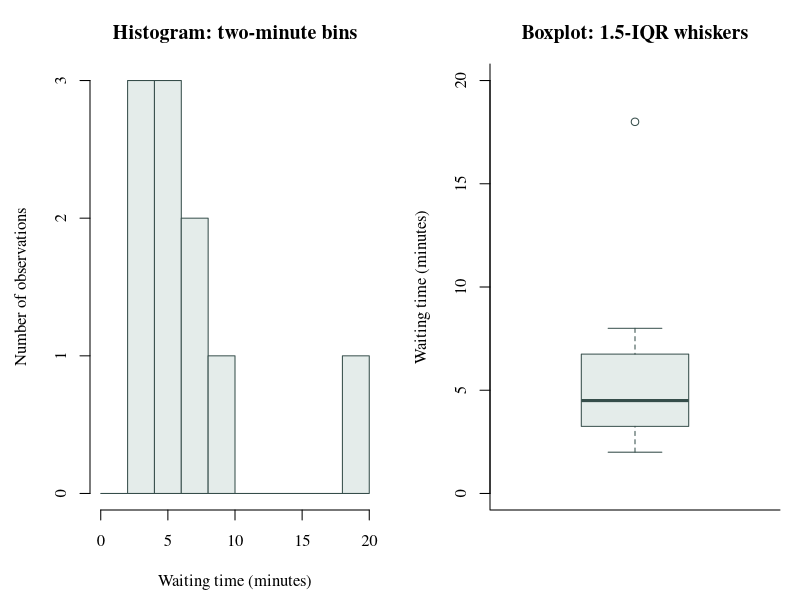
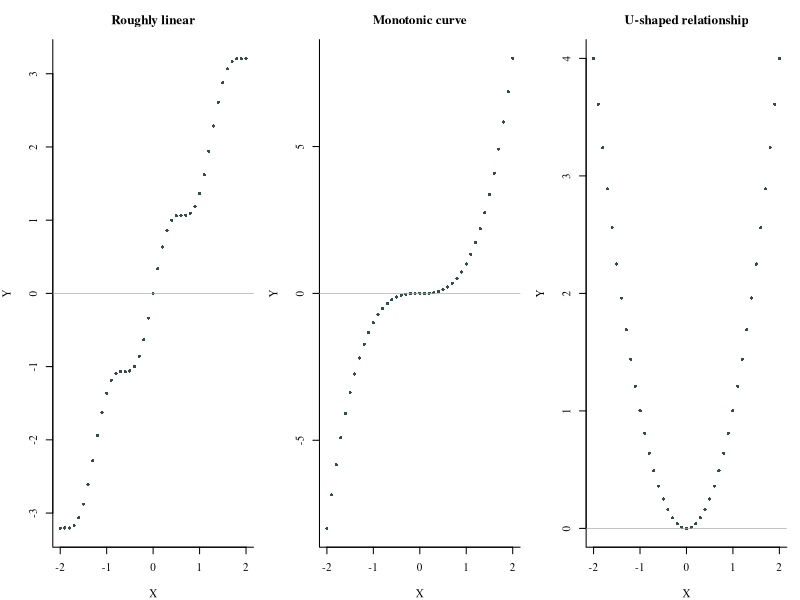
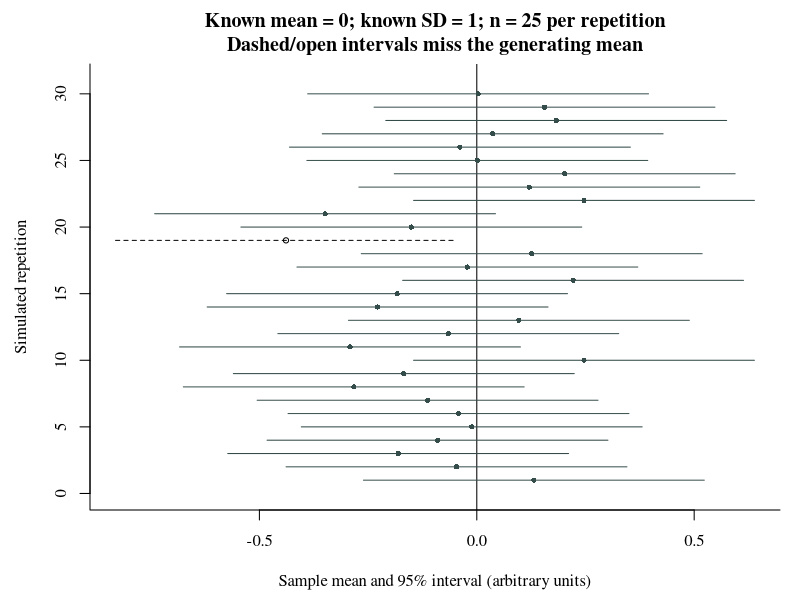
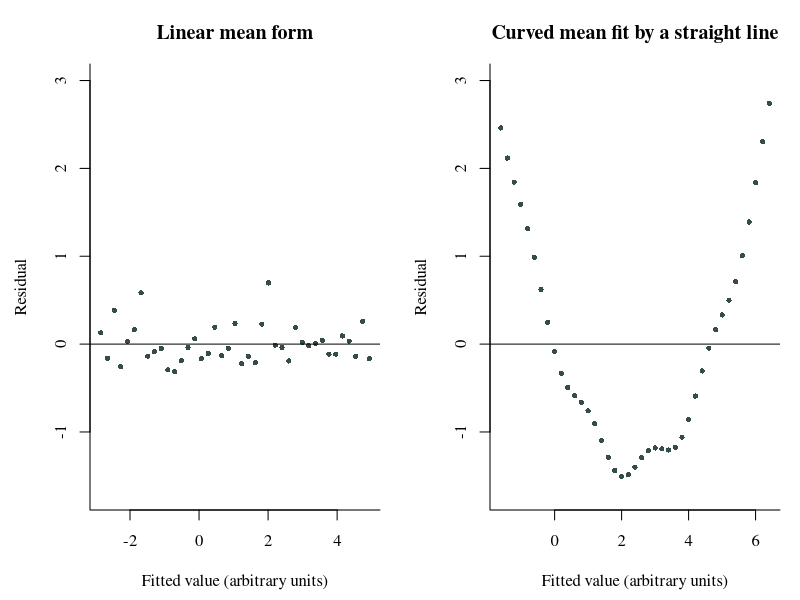
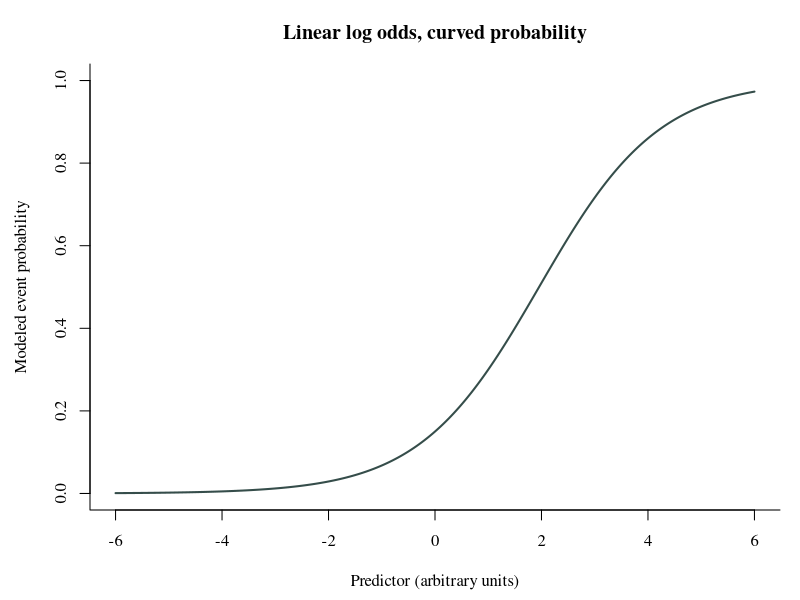

These charts were generated, in order, by the following R code:
# Rebuild the book's teaching figures using base R only.
# Run from the project root. These are invented or mathematical illustrations.
dir.create("images/teaching", recursive = TRUE, showWarnings = FALSE)
ink <- "#354d4a"; light <- "#e4ecea"
open_png <- function(name, width = 2250, height = 990) {
  png(file.path("images/teaching", paste0(name, ".png")), width = width,
      height = height, res = 300, pointsize = 11)
  par(family = "serif", mar = c(4.5, 4.5, 3.2, 1), bty = "l")
}
waiting <- c(2, 3, 3, 4, 4, 5, 6, 7, 8, 18)
open_png("waiting-distribution")
par(mfrow = c(1, 2))
hist(waiting, breaks = seq(0, 20, 2), right = FALSE, col = light,
     border = ink, main = "Histogram: two-minute bins", xlab = "Waiting time (minutes)",
     ylab = "Number of observations")
# Use type-7 quartiles, matching the book and supplied Python figure.
# Base R's default boxplot hinges can differ for this small sample.
q <- unname(quantile(waiting, c(.25, .5, .75), type = 7))
iqr <- q[3] - q[1]
inside <- waiting[waiting >= q[1] - 1.5*iqr & waiting <= q[3] + 1.5*iqr]
outside <- waiting[waiting < q[1] - 1.5*iqr | waiting > q[3] + 1.5*iqr]
bxp(list(stats = matrix(c(min(inside), q, max(inside)), ncol = 1), n = length(waiting),
         conf = matrix(c(NA, NA), ncol = 1), out = outside,
         group = rep(1, length(outside)), names = ""),
    boxfill = light, border = ink, main = "Boxplot: 1.5-IQR whiskers",
    ylab = "Waiting time (minutes)", ylim = c(0, 20))
dev.off()

x <- seq(-2, 2, length.out = 41)
ys <- list(1.7*x + 0.35*sin(5*x), x^3, x^2)
titles <- c("Roughly linear", "Monotonic curve", "U-shaped relationship")
open_png("relationship-patterns", height = 900)
par(mfrow = c(1, 3), mar = c(4, 4, 3, 1))
for (i in seq_along(ys)) {
  plot(x, ys[[i]], pch = 16, cex = 0.65, col = ink, main = titles[i], xlab = "X", ylab = "Y")
  abline(h = 0, col = "grey65", lwd = 0.6)
}
dev.off()

# These exact realised means are shared with the supplied Python renderer.
means <- c(0.131244818076541, -0.0466247109813649, -0.180805530486657, -0.0903442786158396, -0.0116521045859491, -0.042096277310248, -0.11317881123528, -0.283028077832236, -0.167882204623659, 0.246568670291979, -0.291589160947691, -0.0655614166111951, 0.0968647125703713, -0.228120564684683, -0.183355672764194, 0.221459710222924, -0.0216476899632872, 0.12632277537247, -0.438852719020365, -0.150574778607915, -0.348892551700776, 0.246628981204136, 0.120819933128122, 0.202236538976598, 0.00120735138702795, -0.0387528346555857, 0.0365964317893742, 0.182643405067754, 0.155750500676461, 0.00299348287863166)
half <- qnorm(0.975)/sqrt(25)
covered <- (means - half <= 0) & (means + half >= 0)
open_png("confidence-coverage", height = 1500)
plot(NA, xlim = range(means - half, means + half), ylim = c(0, 31),
     xlab = "Sample mean and 95% interval (arbitrary units)", ylab = "Simulated repetition",
     main = "Known mean = 0; known SD = 1; n = 25 per repetition\nDashed/open intervals miss the generating mean")
abline(v = 0, col = "black")
for (i in seq_along(means)) {
  segments(means[i] - half, i, means[i] + half, i, col = if (covered[i]) ink else "black",
           lty = if (covered[i]) 1 else 2)
  points(means[i], i, pch = if (covered[i]) 16 else 1, col = if (covered[i]) ink else "black", cex = .7)
}
dev.off()

open_png("regression-diagnostics", height = 930)
par(mfrow = c(1, 2))
noise <- c(0.280896424004329, -0.0124608436566407, 0.524663852623058, -0.120329840777334, 0.159140397753386, 0.287961229916486, 0.702825757278217, -0.0236272302403268, 0.0206716581683834, 0.0528538701660932, -0.194819812150494, -0.224186904830015, -0.10232293629873, 0.0411374306589421, 0.13510854814079, -0.0970491876454344, -0.0428847428022478, 0.249858218447293, -0.0803635918660561, -0.00126001035897069, 0.274808378322909, -0.184975624523972, -0.107217441531821, -0.186366031738571, 0.247132128371766, 0.710468488990541, -0.00333714200397903, -0.0363227699905731, -0.194946451937763, 0.182123660878437, 0.00610744356797075, -0.0365810914835664, -0.0200571022430538, 0.0111525166613594, -0.151289318381905, -0.155426400248355, 0.0454886281276142, -0.0187401843359373, -0.197199444224074, 0.197351428345569, -0.236144349639209)
linear <- 1 + 2*x + noise
curved <- 1 + 2*x + x^2 + 0.15*sin(7*x)
for (i in 1:2) {
  y <- list(linear, curved)[[i]]
  model <- lm(y ~ x)
  plot(fitted(model), resid(model), pch = 16, cex = .7, col = ink, ylim = c(-1.7, 3),
       main = c("Linear mean form", "Curved mean fit by a straight line")[i],
       xlab = "Fitted value (arbitrary units)", ylab = "Residual")
  abline(h = 0, col = "black")
}
dev.off()

x <- seq(-6, 6, length.out = 241)
p <- plogis(-1.7346010553881064 + 0.8873031950009027*x)
open_png("logistic-curve", height = 960)
plot(x, p, type = "l", lwd = 2, col = ink, ylim = c(0, 1),
     main = "Linear log odds, curved probability",
     xlab = "Predictor (arbitrary units)", ylab = "Modeled event probability")
dev.off()
